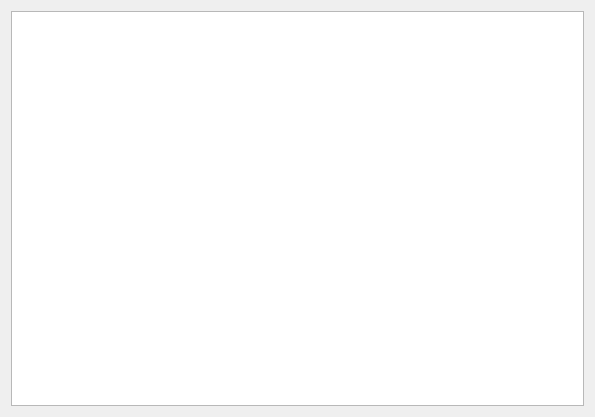
<?xml version="1.0" encoding="UTF-8"?>
<ui version="4.0">
 <class>OutputDisplayUI</class>
 <widget class="QWidget" name="OutputDisplayUI">
  <property name="geometry">
   <rect>
    <x>0</x>
    <y>0</y>
    <width>595</width>
    <height>417</height>
   </rect>
  </property>
  <property name="windowTitle">
   <string>Form</string>
  </property>
  <layout class="QGridLayout" name="gridLayout">
   <item row="0" column="0">
    <widget class="QTextEdit" name="outputDisplayEdit"/>
   </item>
  </layout>
 </widget>
 <resources/>
 <connections/>
</ui>
